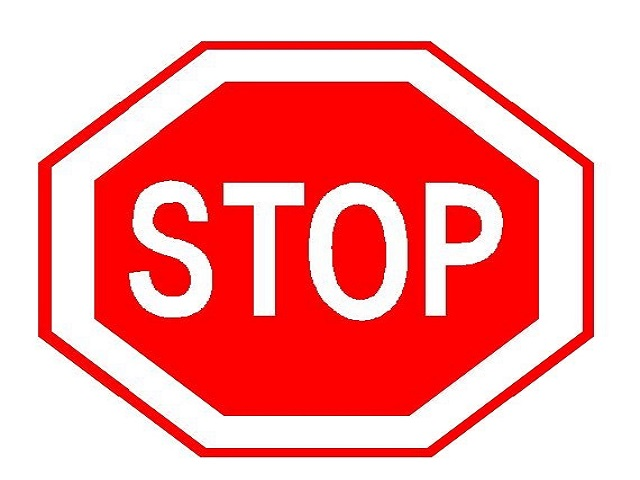
#> input picture stop.jpg, 640 x 480 px
$ python -i Chuong3.py   (imports and definitions only)   (older library calls are emulated)
#> lines starting #> are read from the running program, lines starting #| are printed output that depends on the picture
#> further down, picture is the input picture: shape (480, 640, 3); mean B, G, R 157.5, 157.5, 249.8
import cv2
import numpy as np

L = 256

# Làm âm ảnh
# [218 lines left out: functions Negative, Logarit, Power, PiecewiseLinear, IRange, BitPlane and 2 more, not called in this run]

def HistEqualcolor(imgin):
    M,N,C = imgin.shape
#> M = 480; N = 640; C = 3
    imgout = np.zeros((M,N,C), np.uint8)

    R=imgin[:,:,2]
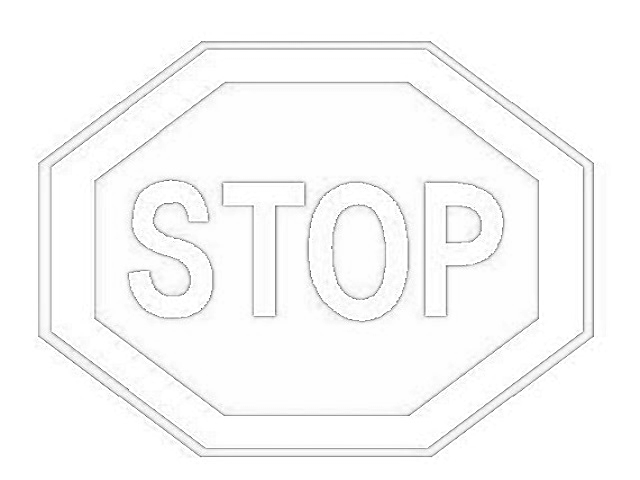
#> R: shape (480, 640); min 71, max 255, mean 249.8
    G=imgin[:,:,1]
    B=imgin[:,:,0]

    R=cv2.equalizeHist(R)
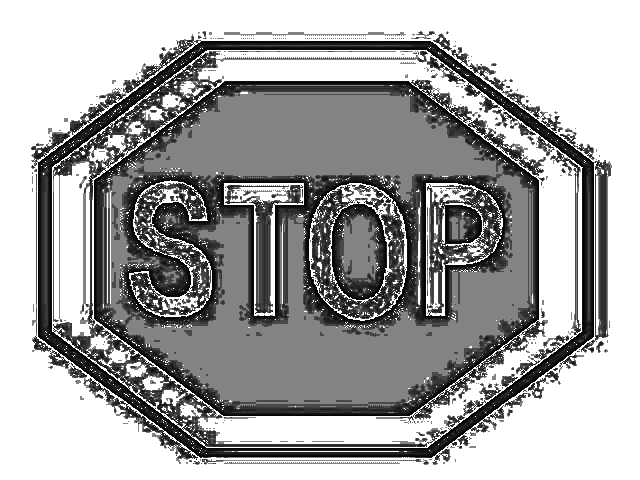
#> R: shape (480, 640); min 0, max 255, mean 165.2
    G=cv2.equalizeHist(G)
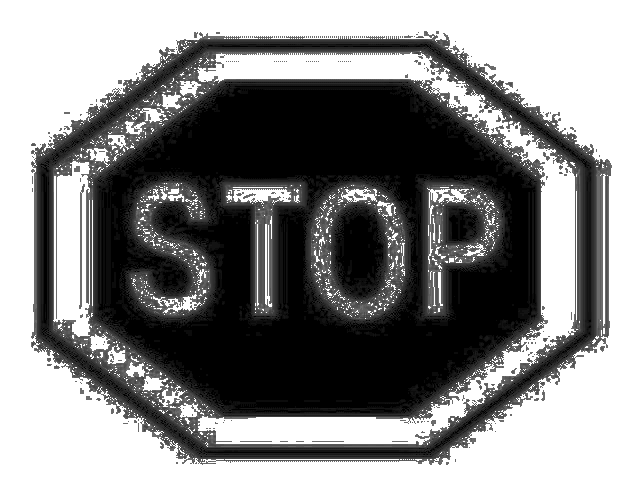
#> G: shape (480, 640); min 0, max 255, mean 132.7
    B=cv2.equalizeHist(B)
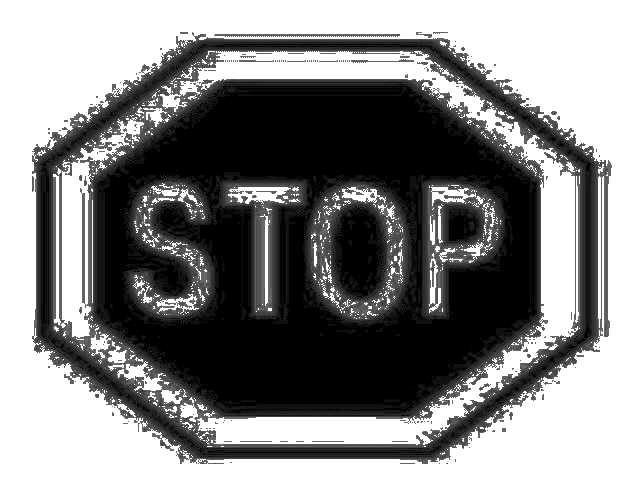
#> B: shape (480, 640); min 0, max 255, mean 133.4

    imgout[:,:,2]=R
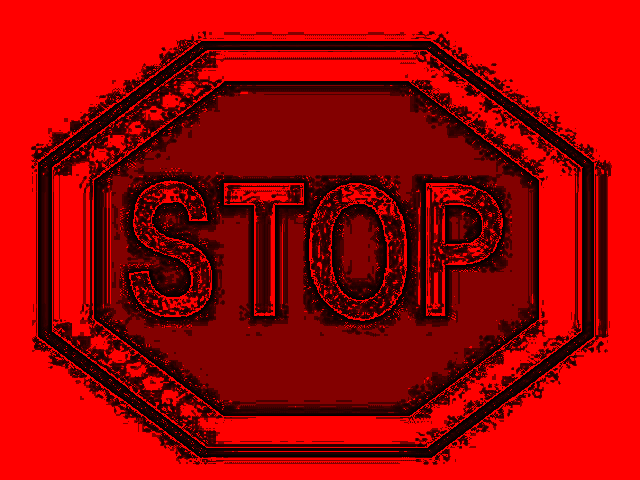
#> imgout: shape (480, 640, 3); mean of channels 0, 1, 2 0, 0, 165.2; drawn as B, G, R
    imgout[:,:,1]=G
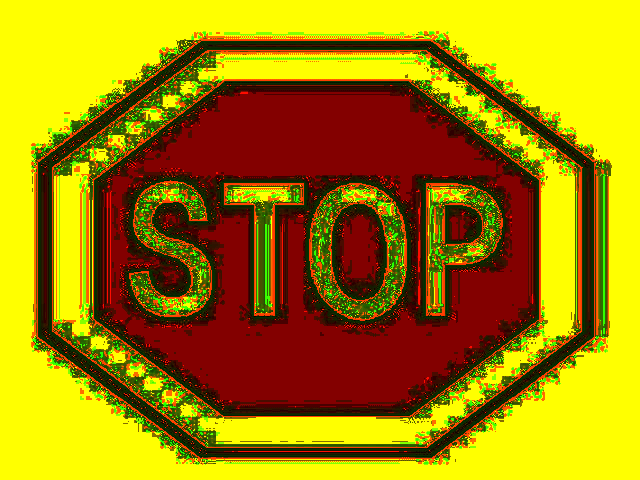
#> imgout: shape (480, 640, 3); mean of channels 0, 1, 2 0, 132.7, 165.2; drawn as B, G, R
    imgin[:,:,0]=B
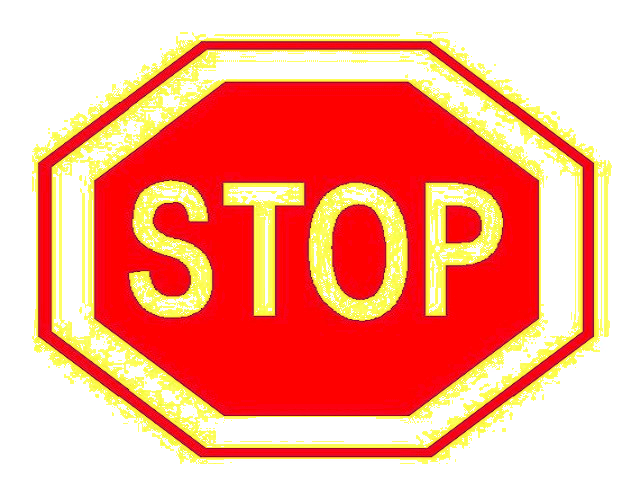
#> imgin: shape (480, 640, 3); mean B, G, R 133.4, 157.5, 249.8
    return imgout

# [95 lines left out: functions LocalHist, HistStat, MyBoxFilter, BoxFilter, TinhBoLocGauss, GaussFilter and 1 more, not called in this run]

>>> import cv2
>>> picture = cv2.imread('stop.jpg')
>>> result = HistEqualcolor(picture)

$ run again, on annoucement.png
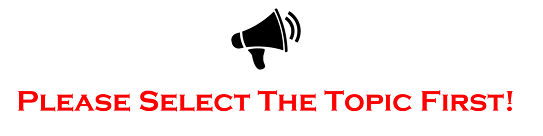
#> input picture annoucement.png, 543 x 136 px
#> picture is the input picture: shape (136, 543, 3); mean B, G, R 237.1, 237.1, 249.4
#> in HistEqualcolor, `imgout[:,:,1]=G`:
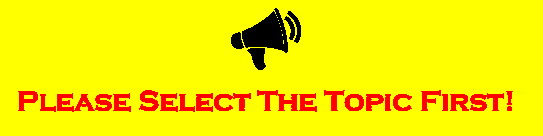
#> imgout: shape (136, 543, 3); mean of channels 0, 1, 2 0, 232.5, 248.5; drawn as B, G, R
#> in HistEqualcolor, `imgin[:,:,0]=B`:
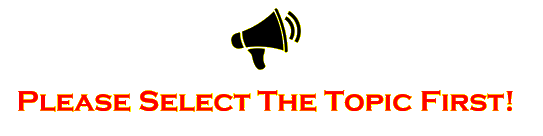
#> imgin: shape (136, 543, 3); mean B, G, R 232.5, 237.1, 249.4
